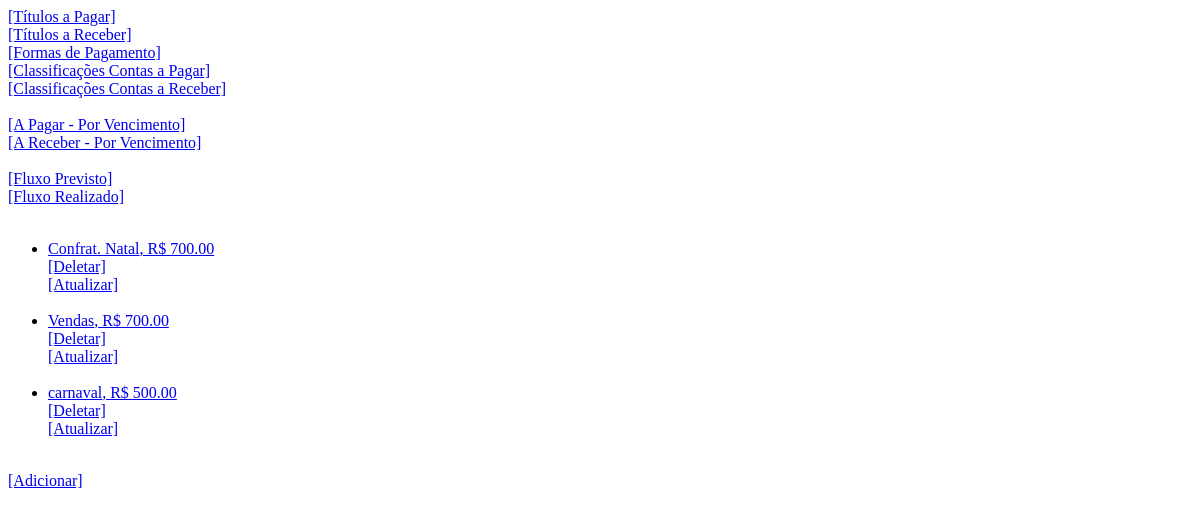
Before: /receber/titulos/ with the older database file.
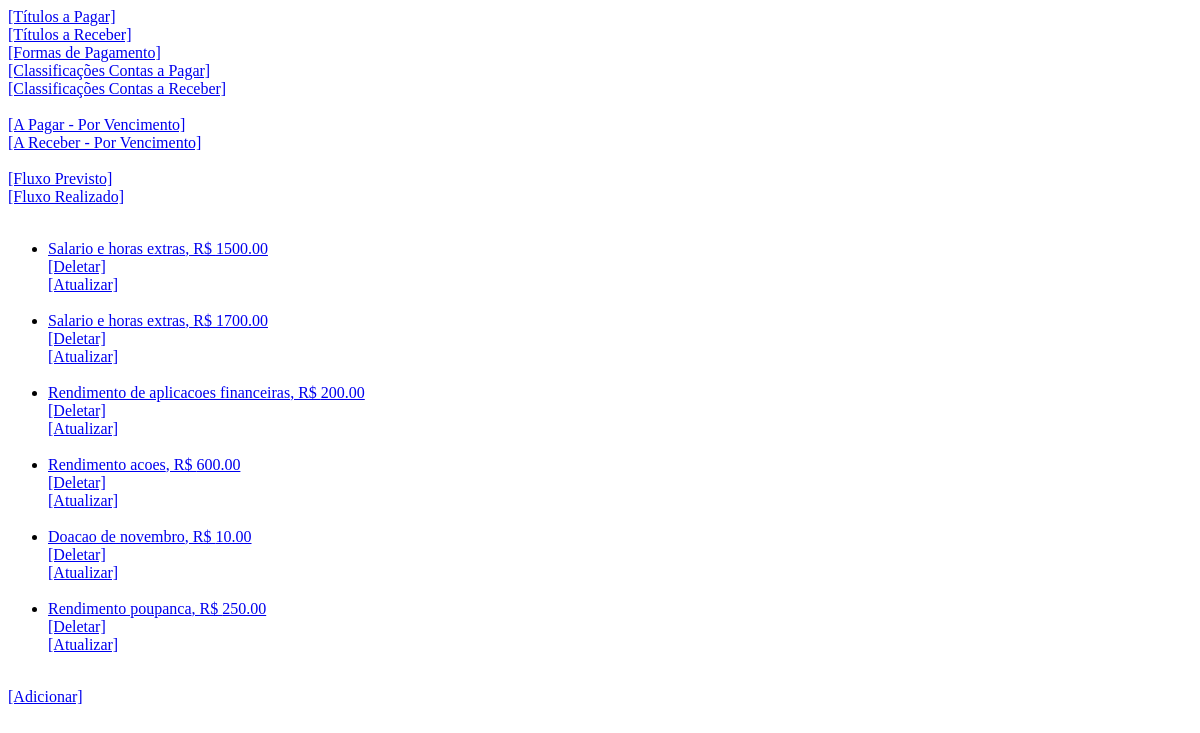
After: the same page with the newer database file.
### fluxocaixa/models.py (models this page shows, shortened)
class TituloReceber(models.Model):
    data_expectativa = models.DateField()
    data_recebimento = models.DateField(
        blank=True,
        null=True
    )
    valor = models.DecimalField(max_digits=11, decimal_places=2)
    descricao = models.CharField(max_length=100)
    classificacao = models.ForeignKey(
        ClassificacaoReceber,
        on_delete=models.RESTRICT,
        null=True)
    formapagamento = models.ForeignKey(
        FormaPagamento,
        on_delete=models.RESTRICT,
        null=True)
    OPCOES_SITUACAO = [
        ('RC','Recebido'),
        ('AR','A Receber')
    ]
    situacao = models.CharField(
        max_length=2,
        choices=OPCOES_SITUACAO,
        default='AR'
    )
    objects = TituloManager()

### fluxocaixa/views/vtituloreceber.py (the view)
# urls.py: path('receber/titulos/', vtituloreceber.titulos, name='titulosreceber'),
def titulos(request):
    db_lista = TituloReceber.objects.todos().values()
    payload = { 'lista' : list(db_lista) }
    template = loader.get_template('tituloreceber/listar.html')
    return HttpResponse(template.render(payload, request))

### fluxocaixa/models.py (called while the page is built)
    def todos(self):
        result = self.all()
        return result

### fluxocaixa/templates/tituloreceber/listar.html
{% extends 'base.html' %}
{% block content %}
	{% if lista %}
		<ul>
		{% for i in lista %}
			<li>
                <a href="/fluxo/receber/{{ i.id }}">{{ i.descricao }}, R$ {{ i.valor }} </a>
                <br />
                <a href="/fluxo/receber/deletar/{{ i.id }}">[Deletar]</a>
                <br />
                <a href="/fluxo/receber/atualizar/{{ i.id }}">[Atualizar]</a>
            </li>
            <br />
		{% endfor %}
        </ul>
	{% else %}
		<p>Nenhum item localizado para exibição.</p>
    {% endif %}
    <a href="{% url 'novo_tituloreceber' %}">[Adicionar]</a>
{% endblock %}

Changed rows visible on the page:
removed TituloReceber: descricao "Confrat. Natal", valor "700.00"
removed TituloReceber: descricao "Vendas", valor "700.00"
removed TituloReceber: descricao "carnaval", valor "500.00"
added TituloReceber: descricao "Salario e horas extras", valor "1500.00"
added TituloReceber: descricao "Salario e horas extras", valor "1700.00"
added TituloReceber: descricao "Rendimento de aplicacoes financeiras", valor "200.00"
added TituloReceber: descricao "Rendimento acoes", valor "600.00"
added TituloReceber: descricao "Doacao de novembro", valor "10.00"
added TituloReceber: descricao "Rendimento poupanca", valor "250.00"
